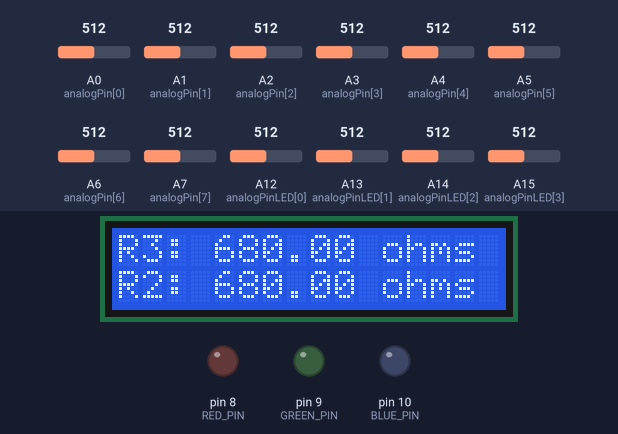
A sketch run on a simulated Arduino Mega 2560, built with avr-gcc and run on an emulated ATmega2560. On the bench: 16×2 character LCD, output pins drawn as LEDs (lit = HIGH). Inputs (shaded band) come from the test bench; at power-on: A0 (analogPin[0]) = 512, A1 (analogPin[1]) = 512, A2 (analogPin[2]) = 512, A3 (analogPin[3]) = 512, A4 (analogPin[4]) = 512, A5 (analogPin[5]) = 512, A6 (analogPin[6]) = 512, A7 (analogPin[7]) = 512, A12 (analogPinLED[0]) = 512, A13 (analogPinLED[1]) = 512, A14 (analogPinLED[2]) = 512, A15 (analogPinLED[3]) = 512. What the sketch prints to the serial monitor is not drawn.

Above: at 2.2 s.
2.3 s: A0 (analogPin[0]) set to 716
At 7.6 s:
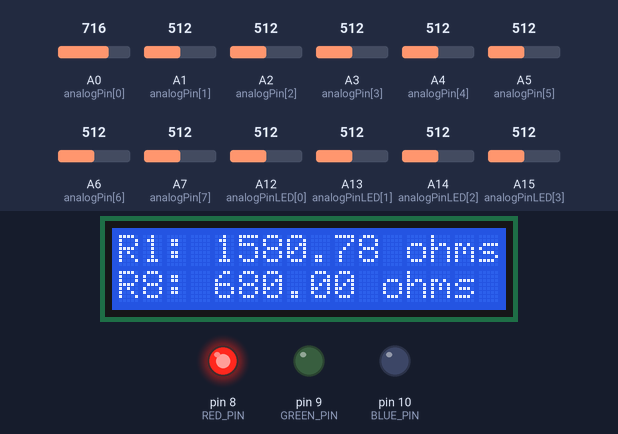
9.7 s: A1 (analogPin[1]) set to 716
At 14.2 s:
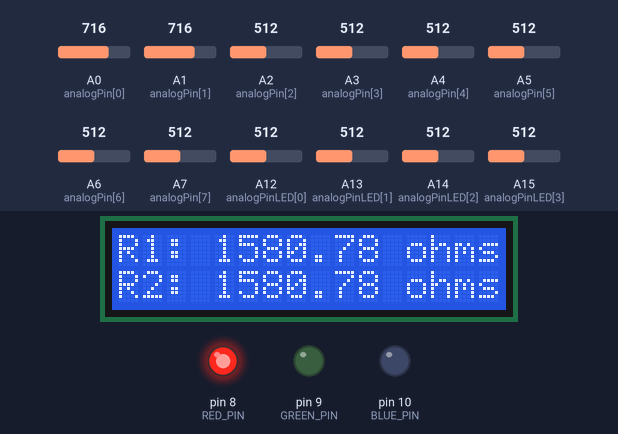
16.5 s: A2 (analogPin[2]) set to 716
At 20.8 s:
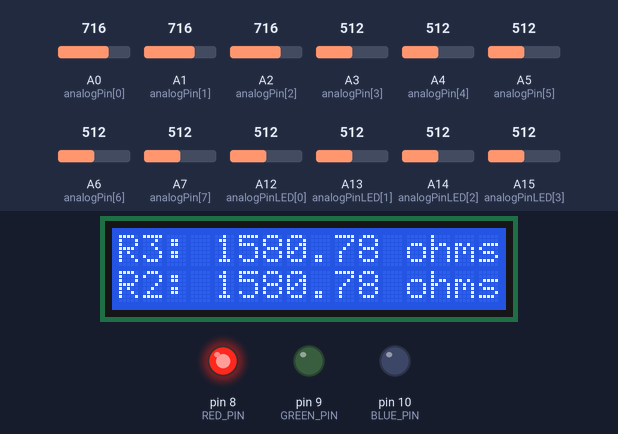
23.3 s: A3 (analogPin[3]) set to 716
At 27.5 s:
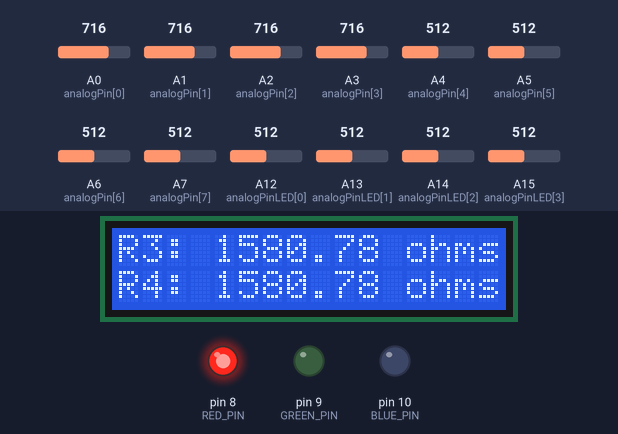
30.1 s: A4 (analogPin[4]) set to 716
At 34.1 s:
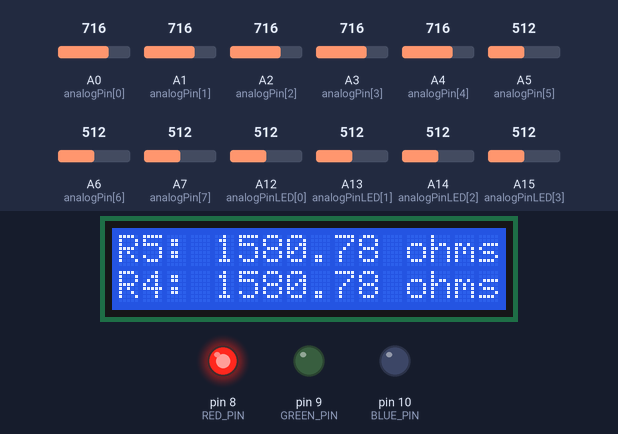
36.9 s: A5 (analogPin[5]) set to 716
At 40.7 s:
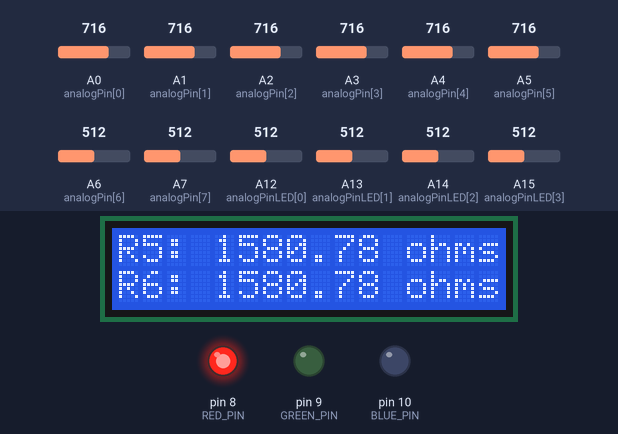
Timing chart, 0 to 42.2 s (numbered marks = the images above; inputs shaded):
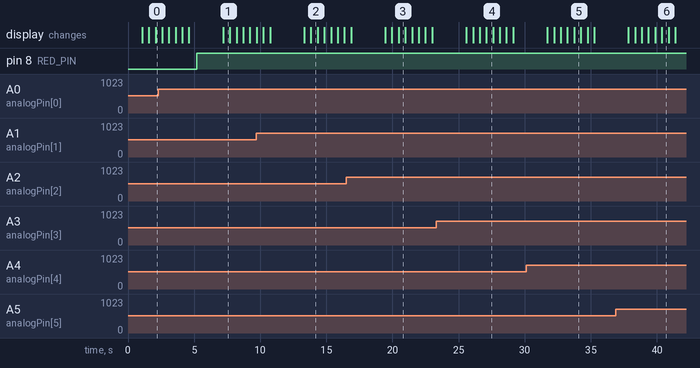

The sketch:

Resistance_QC_Device_Initial_Sketch.ino
```cpp
#include <LiquidCrystal.h>

// Define the LCD pins and analog resistance pins
LiquidCrystal lcd(13, 12, 5, 4, 3, 2);
const int analogPin[] = {A0, A1, A2, A3, A4, A5, A6, A7};
const int analogPinLED[] = {A12, A13, A14, A15};

int raw = 0;
int Vin = 5;
float Vout1 = 0;
float known_R1 = 680;
float buffer = 0;
float unknown_R[] = {0, 0, 0, 0, 0, 0, 0, 0};
float green = 0;
float blue = 0;
float yellow = 0;
float purple = 0;

#define RED_PIN 8
#define GREEN_PIN 9
#define BLUE_PIN 10

void setup() {
  // Initialize the LCD
  lcd.begin(16, 2);

  // Print a welcome message
  lcd.print("Resistances:");

  pinMode(RED_PIN, OUTPUT);
  pinMode(GREEN_PIN, OUTPUT);
  pinMode(BLUE_PIN, OUTPUT);

  // Wait for a moment
  delay(1000);

  // Clear the LCD
  lcd.clear();
  Serial.begin(9600);
}

void loop() {
  Serial.println(A5);
  Serial.println(A6);
  Serial.println(A7);

  // Unknown voltage is R2 for the resistance tests displayed on the screen (isolate for R2)
  for(int i = 0; i < 7; i+=2){
    raw = analogRead(analogPin[i]);
    buffer = raw * Vin;
    Vout1 = (buffer)/1024.0;
    buffer = (Vin/Vout1) - 1;
    unknown_R[i]=  ((known_R1*Vout1)/(Vin-Vout1));

    lcd.setCursor(0, 0);
    lcd.print("                      ");
    //delay(50);
    lcd.setCursor(0, 0);
    lcd.print(String("R")+String(i+1)+String(": ") + String(unknown_R[i]) + String(" ohms"));
    delay(500);

    raw = analogRead(analogPin[i+1]);
    buffer = raw * Vin;
    Vout1 = (buffer)/1024.0;
    buffer = (Vin/Vout1) - 1;
    unknown_R[i+1]=  ((known_R1*Vout1)/(Vin-Vout1));

    lcd.setCursor(0, 1);
    lcd.print("                      ");
    //delay(50);
    lcd.setCursor(0, 1);
    lcd.print(String("R")+String(i+2)+String(": ") + String(unknown_R[i+1]) + String(" ohms"));
    delay(500);
    }


  raw = analogRead(analogPinLED[0]);
  buffer = raw * Vin;
  Vout1 = (buffer)/1024.0;
  buffer = (Vin/Vout1) - 1;
  green = (((Vin*known_R1)/Vout1)-known_R1);

  raw = analogRead(analogPinLED[1]);
  buffer = raw * Vin;
  Vout1 = (buffer)/1024.0;
  buffer = (Vin/Vout1) - 1;
  blue = (((Vin*known_R1)/Vout1)-known_R1);

  raw = analogRead(analogPinLED[2]);
  buffer = raw * Vin;
  Vout1 = (buffer)/1024.0;
  buffer = (Vin/Vout1) - 1;
  yellow = (((Vin*known_R1)/Vout1)-known_R1);

  raw = analogRead(analogPinLED[3]);
  buffer = raw * Vin;
  Vout1 = (buffer)/1024.0;
  buffer = (Vin/Vout1) - 1;
  purple = (((Vin*known_R1)/Vout1)-known_R1);

  Serial.println(String("Green: ") + green);
  delay(20); // Wait for 1 second
  Serial.println(String("Blue: ") + blue);
  delay(20);
  Serial.println(String("Yellow: ") + yellow);
  delay(20);
  Serial.println(String("Purple: ") + purple);
  delay(20);

  // This now checks for resistances instead of voltage. If R is greater than a certain threshold, LED will not turn on
  // Unknown resistance is R1 for the led test (isolate for R1)
  if (green >= 10 && blue >= 10 && yellow >= 10 && purple >= 10){
    setColor(255, 0, 0);
    delay(2000); // Wait for 1 second
  }

  else if (green < 1 && blue < 10 && yellow < 10 && purple < 10){
  setColor(255, 255, 255);
  delay(2000); // Wait for 1 second
  }

  // all LED resistances seem to be hovering around 3 to 9 ohms
  // all other harness resistances are hovering between 1.3 and 4.1 ohms
  //.all measurements have a margin of error of 1-2 ohms (this margin of error still falls within the max and min resistances stated above)

  else if (true){

    if (green < 10){
      // Green
      setColor(0, 255, 0);
      delay(2000); // Wait for 1 second
    }

    if (blue < 10){

      setColor(0, 0, 255);
      delay(2000); // Wait for 1 second
    }

    if (yellow < 10){

      setColor(240, 222, 67);
      delay(2000); // Wait for 1 second
    }

    if (purple < 10){

      setColor(148, 48, 165);
      delay(2000); // Wait for 1 second
    }
  }
  }

  void setColor(int red, int green, int blue) {
  analogWrite(RED_PIN, red);
  analogWrite(GREEN_PIN, green);
  analogWrite(BLUE_PIN, blue);
  }

  
```

Measured:
- what the display in image 1 shows lasts 0.5 s, from 7.2 s to 7.7 s
